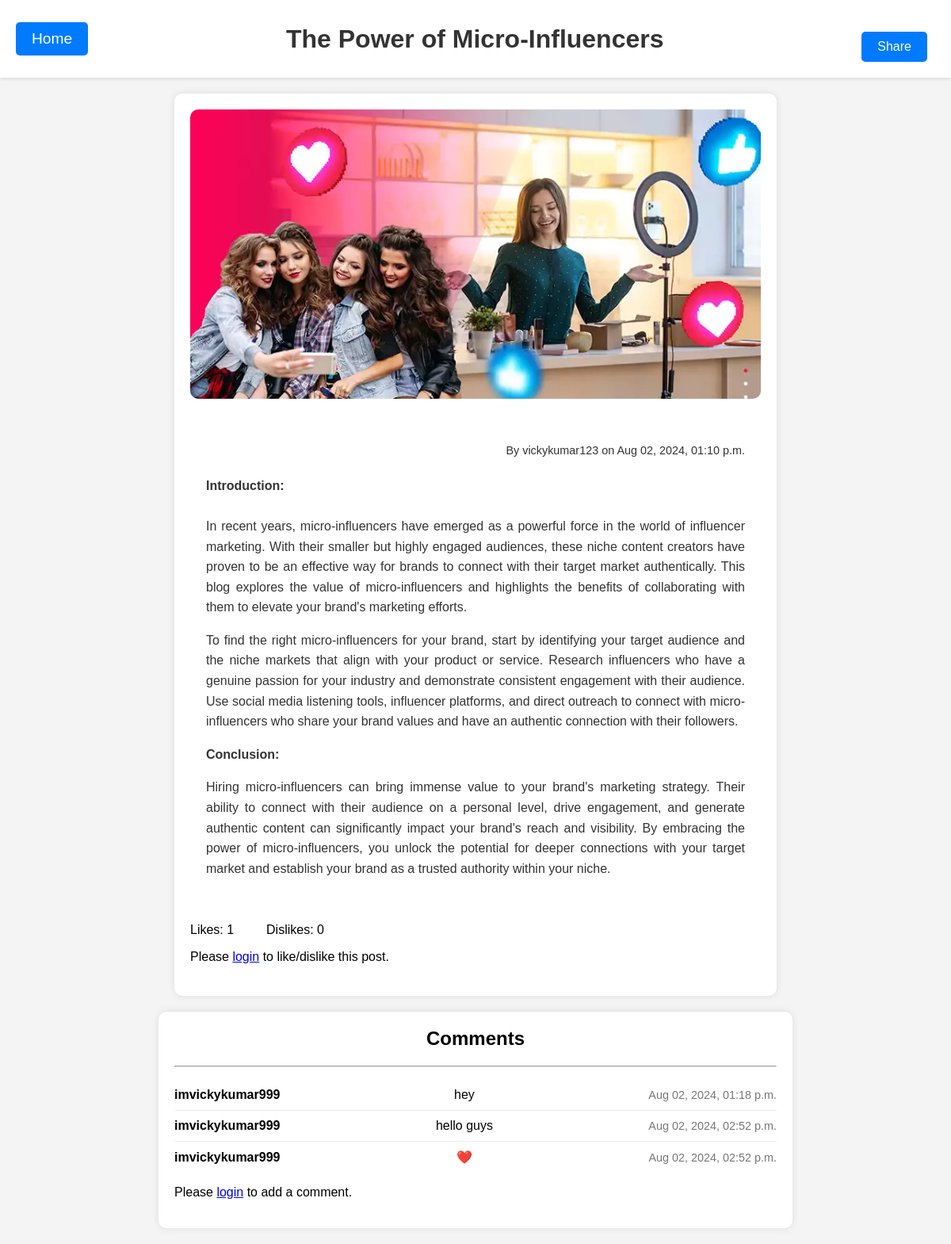
Screenshot of /post/3/ with the database file from the repository.
### blog/models.py (models this page shows, shortened)
class Post(models.Model):
    title = models.CharField(max_length=200)
    content = models.TextField()
    created_at = models.DateTimeField(auto_now_add=True)
    updated_at = models.DateTimeField(auto_now=True)
    image = models.ImageField(upload_to='blog_images/', blank=True, null=True)
    author = models.ForeignKey(User, on_delete=models.CASCADE, default=1)  # Temporary default

class Comment(models.Model):
    post = models.ForeignKey(Post, related_name='comments', on_delete=models.CASCADE)
    user = models.ForeignKey(User, on_delete=models.CASCADE)
    content = models.TextField()
    created_at = models.DateTimeField(auto_now_add=True)

### blog/views.py (the view)
# urls.py: path('post/<int:pk>/', views.post_detail, name='post_detail'),
def post_detail(request, pk):
    post = get_object_or_404(Post, pk=pk)
    comments = post.comments.all()
    likes = post.likes_dislikes.filter(is_like=True).count()
    dislikes = post.likes_dislikes.filter(is_like=False).count()
    if request.method == 'POST':
        if 'comment_form' in request.POST:
            comment_form = CommentForm(request.POST)
            if comment_form.is_valid():
                comment = comment_form.save(commit=False)
                comment.post = post
                comment.user = request.user
                comment.save()
                return redirect('post_detail', pk=post.pk)
        elif 'like' in request.POST or 'dislike' in request.POST:
            is_like = 'like' in request.POST
            LikeDislike.objects.update_or_create(
                post=post,
                user=request.user,
                defaults={'is_like': is_like},
            )
            return redirect('post_detail', pk=post.pk)
    else:
        comment_form = CommentForm()
    return render(request, 'blog/post_detail.html', {
        'post': post,
        'comments': comments,
        'comment_form': comment_form,
        'likes': likes,
        'dislikes': dislikes,
    })

### blog/templates/blog/post_detail.html (shortened to what this page needs)
{% load static %}
<!DOCTYPE html>
<html lang="en">
<head>
    <link rel="stylesheet" href="https://cdnjs.cloudflare.com/ajax/libs/bootstrap-icons/1.10.0/font/bootstrap-icons.min.css">
</head>
<body>
    <header>
        <div class="nav-container">
            <a href="{% url 'home' %}" class="home-button">Home</a>
            <h1>{{ post.title }}</h1>
            <div class="share-button-container">
                <button id="tooltip" class="share-button" onclick="copyLink()">Share</button>
            </div>
        </div>
    </header>
    <main class="main-container">
        <div class="post-detail">
            {% if post.image %}
                <img src="{{ post.image.url }}" alt="{{ post.title }}" class="post-image">
            {% endif %}
            <div class="post-content">
                <p class="post-meta">By {{ post.author.username }} on {{ post.created_at|date:"M d, Y, h:i a" }}</p>
                <div>{{ post.content|safe }}</div>
            </div>
            <div class="post-interactions">
                <p>Likes: {{ likes }}  Dislikes: {{ dislikes }}</p>
                {% if user.is_authenticated %}
                    <div class="like-dislike-buttons">
                        <form method="post" style="display:inline;">
                            {% csrf_token %}
                            <button type="submit" name="like">
                                <i class="bi bi-hand-thumbs-up like-icon"></i>
                            </button>
                        </form>
                        <span class="tab-gap"></span>
                        <form method="post" style="display:inline;">
                            {% csrf_token %}
                            <button type="submit" name="dislike">
                                <i class="bi bi-hand-thumbs-down dislike-icon"></i>
                        </form>
                    </div>
                {% else %}
                    <p>Please <a href="/admin">login</a> to like/dislike this post.</p>
                {% endif %}
            </div>
        </div>
        <div class="comments-section">
            <h2>Comments</h2><hr>
            <ul>
                {% for comment in comments %}
                    <li>
                        <span class="comment-user">{{ comment.user.username }}</span>{{ comment.content }}
                        <span class="comment-date">{{ comment.created_at|date:"M d, Y, h:i a" }}</span>
                    </li>
                {% endfor %}
            </ul>
            {% if user.is_authenticated %}
                <form method="post">
                    {% csrf_token %}
                    {{ comment_form.content }}
                    <button type="submit" name="comment_form">Add Comment</button>
                </form>
            {% else %}
                <p>Please <a href="/admin">login</a> to add a comment.</p>
            {% endif %}
        </div>
    </main>
</body>
</html>

### blog/templates/blog/post_detail.html (style rules this page uses)
body { font-family: Arial, sans-serif; margin: 0; padding: 0; background-color: #f4f4f4; overflow-x: hidden; }
header { background-color: #fff; padding: 20px; width: 100%; box-shadow: 0 2px 4px rgba(0,0,0,0.1); box-sizing: border-box; }
.nav-container { display: flex; flex-wrap: wrap; align-items: center; justify-content: space-between; gap: 10px; }
header h1 { margin: 0; font-size: 2em; color: #333; flex-grow: 1; text-align: center; white-space: normal; overflow: visible; text-overflow: clip; }
header .home-button { background-color: #007bff; color: #fff; padding: 10px 20px; border-radius: 5px; text-decoration: none; white-space: nowrap; }
header .share-button-container { display: flex; align-items: center; gap: 10px; white-space: nowrap; }
header .share-button { background-color: #007bff; color: #fff; border: none; padding: 10px 20px; border-radius: 5px; cursor: pointer; font-size: 1em; white-space: nowrap; }
main { padding: 20px; max-width: 100%; box-sizing: border-box; }
.post-detail { max-width: 800px; margin: 0 auto; background-color: #fff; padding: 20px; box-shadow: 0 2px 4px rgba(0,0,0,0.1); border-radius: 10px; box-sizing: border-box; }
.post-image { width: 100%; height: auto; border-radius: 10px; }
.post-content { padding: 20px; box-sizing: border-box; }
.post-content p { line-height: 1.6; color: #333; }
.post-meta { margin-top: 10px; font-size: 0.9em; color: #999; text-align: right; }
.share-button-container { margin-top: 20px; text-align: right; }
.share-button { background-color: #007bff; color: #fff; border: none; padding: 10px 20px; border-radius: 5px; cursor: pointer; font-size: 1em; }
.home-button { color: white; text-decoration: none; font-size: 1.2em; }
.share-button-container { margin-right: 10px; }
.share-button { background-color: #4CAF50; color: white; border: none; padding: 10px; cursor: pointer; font-size: 1em; }
.main-container { display: flex; flex-direction: column; align-items: center; gap: 20px; max-width: 800px; margin: 0 auto; }
.post-detail, .comments-section { background-color: white; padding: 20px; width: 100%; box-shadow: 0 0 10px rgba(0, 0, 0, 0.1); border-radius: 10px; }
.post-image { max-width: 100%; height: auto; margin-bottom: 20px; border-radius: 10px; }
.post-content { margin-bottom: 20px; }
.post-meta { color: #777; font-size: 0.9em; margin-bottom: 20px; }
.post-interactions { margin-bottom: 20px; }
.comments-section h2 { text-align: center; margin-top: 0; }
.comments-section ul { list-style-type: none; padding: 0; }
.comments-section li { display: flex; justify-content: space-between; align-items: center; border-bottom: 1px solid #eee; padding: 10px 0; }
.comments-section li:last-child { border-bottom: none; }
.comments-section .comment-user { font-weight: bold; }
.comments-section .comment-date { color: #777; font-size: 0.9em; }

### rows the page displays
Post: title "The Power of Micro-Influencers", image (picture), author.username "vickykumar123", created_at "Aug 02, 2024, 01:10 p.m.", content "Introduction: In recent years, micro-influencers have emerged as a powerful force in the world of influencer marketing. With their smaller but highly engaged audiences, these niche content creators have proven to be an effective way for brands to connect with their target market authentically. This blog explores the value of micro-influencers and highlights the benefits of collaborating with them to elevate your brand's marketing efforts. To find the right micro-influencers for your brand, start by identifying your target audience and the niche markets that align with your product or service. Research influencers who have a genuine passion for your industry and demonstrate consistent…"
Comment: user.username "imvickykumar999", content "hey", created_at "Aug 02, 2024, 01:18 p.m."
Comment: user.username "imvickykumar999", content "hello guys", created_at "Aug 02, 2024, 02:52 p.m."
Comment: user.username "imvickykumar999", content "❤️", created_at "Aug 02, 2024, 02:52 p.m."

### other values shown
{{ likes }} "1"
{{ dislikes }} "0"
